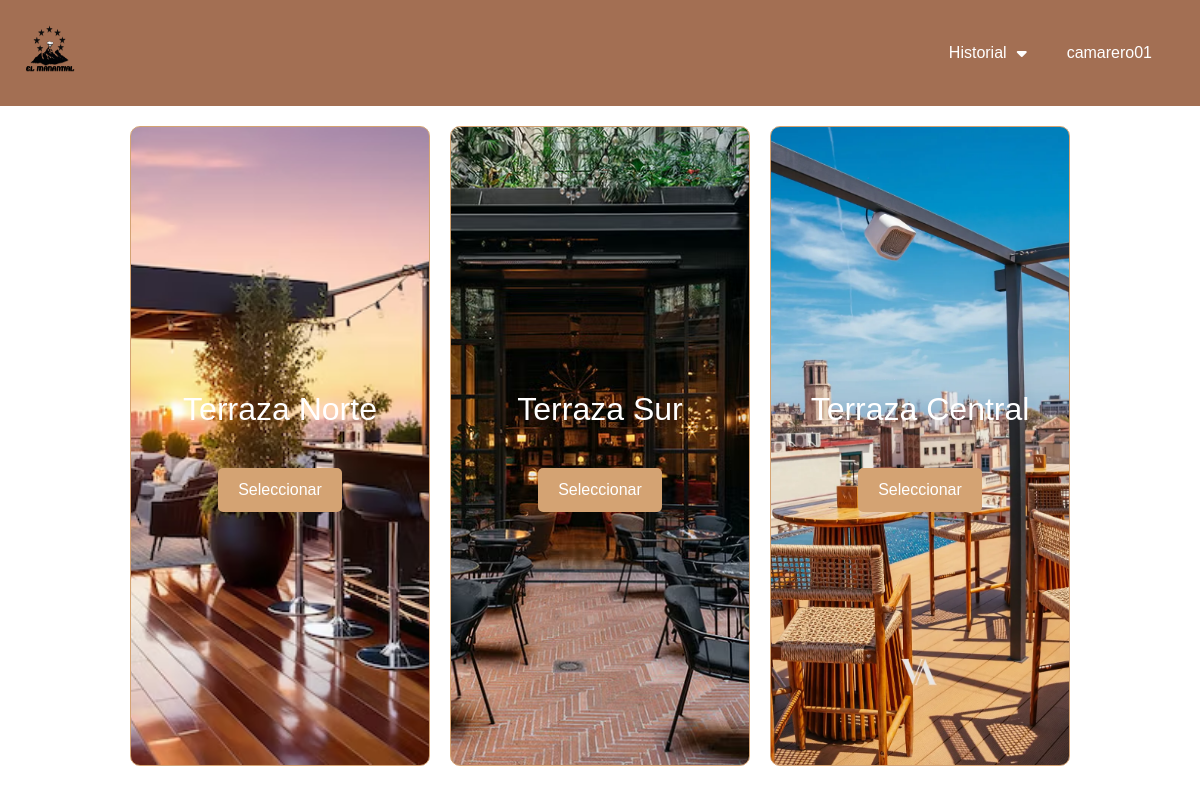
Page /procesos/procSalas.php?tipo_sala=Terraza (signed in) on the committed database.
### tables this page shows
CREATE TABLE tbl_sala (
    id_sala INT AUTO_INCREMENT PRIMARY KEY,
    nombre_sala VARCHAR(50) NOT NULL,
    id_tipo_sala INT NOT NULL,
    capacidad_total INT NOT NULL,
    num_mesas_sala INT NOT NULL,
    FOREIGN KEY (id_tipo_sala) REFERENCES tbl_tipo_sala(id_tipo_sala)
);

### procesos/procSalas.php (the view, shortened to what this page needs)
<?php
include_once '../db/conexion.php';
$sala_seleccionada = isset($_GET['tipo_sala']) ? htmlspecialchars($_GET['tipo_sala']) : null;
if (isset($sala_seleccionada)) {
    $query = $conexion->prepare("
        SELECT
            tbl_sala.id_sala,
            tbl_sala.nombre_sala,
            tbl_tipo_sala.tipo_sala
        FROM
            tbl_sala
        INNER JOIN
            tbl_tipo_sala
        ON
            tbl_sala.id_tipo_sala = tbl_tipo_sala.id_tipo_sala
        WHERE
            tbl_tipo_sala.tipo_sala = :tipo_sala
    ");
    $query->bindParam(':tipo_sala', $sala_seleccionada);
    $query->execute();
    $salas = $query->fetchAll(PDO::FETCH_ASSOC);
}
?>
<html lang="en">
<head>
    <link href="https://cdnjs.cloudflare.com/ajax/libs/font-awesome/6.0.0-beta3/css/all.min.css" rel="stylesheet">
    <link href="https://cdn.jsdelivr.net/npm/bootstrap@5.3.3/dist/css/bootstrap.min.css" rel="stylesheet"
>
    <link rel="stylesheet" href="../css/elige_sala.css">
    <link rel="stylesheet" href="../css/dashboard.css">
</head>
<body>
    <div class="navbar">
        <a href="../index.php">
            <img src="../img/icon.png" class="icon" alt="Icono">
        </a>
        <a href="./historial.php" class="right-link">Historial</a>
        <div class="user-info">
            <div class="dropdown">
                <i class="fas fa-caret-down" style="font-size: 16px; margin-right: 10px;"></i>
            </div>
            <span><?php echo $_SESSION['username']; ?></span>
        </div>
    </div>
    <form action="./gestion_salas.php" method="post" class="options">
        <?php
        foreach ($salas as $index => $sala) {
            $tipo_sala = $sala['tipo_sala'];
            $nombre_sala = $sala['nombre_sala'];
            $id_sala = $sala['id_sala'];
            $background_class = '';
            switch ($tipo_sala) {
                case 'Terraza':
                    $background_class = 'terraza' . (($index % 3) + 1);
                    break;
            }
            ?>
            <div class="option <?php echo htmlspecialchars($background_class); ?>">
                <h2><?php echo htmlspecialchars($nombre_sala); ?></h2>
                <div class="button-container">
                    <button type="submit" name="sala" value="<?php echo htmlspecialchars($id_sala); ?>"
                        class="select-button">
                        Seleccionar
                    </button>
                </div>
            </div>
        <?php } ?>
    </form>
</body>
</html>

### css/elige_sala.css (style rules this page uses)
body { font-family: Arial, sans-serif; margin: 0; padding: 0; height: 100vh; }
.navbar { background-color: #a36f53; color: #fff; padding: 8px; display: flex; justify-content: space-between; align-items: center; }
.icon { height: 60px; width: 40px; }
.navbar .user-info { display: flex; align-items: center; margin-right: 20px; }
.navbar .user-info span { margin-left: 40px; margin-right: 20px; }
.dropdown i { margin-right: 25px; }
.dropdown { position: relative; display: inline-block; margin-right: 20px; }
.options { display: flex; justify-content: space-between; margin: 20px auto; width: 80%; height: 75%; }
.option { flex: 1; margin: 0 10px; padding: 20px; text-align: center; border: 1px solid #ccc; background-size: cover; background-position: center; color: white; display: flex; flex-direction: column; justify-content: center; height: 100%; border: none; border-radius: 10px; border: 1px solid #d4a373; border-radius: 10px; transition: border-color 0.3s ease, box-shadow 0.3s ease; }
.option h2 { margin: 0; padding: 10px; text-decoration: none; }
.button-container { margin-top: 30px; display: flex; justify-content: center; }
.option .select-button { padding: 10px 20px; border: none; background-color: #d4a373; color: white; cursor: pointer; border-radius: 5px; text-decoration: none; display: inline-block; transition: background-color 0.3s; }
.option.terraza1 { background-image: url('../img/salas/terraza1.jpeg'); }
.option.terraza2 { background-image: url('../img/salas/terraza2.jpeg'); }
.option.terraza3 { background-image: url('../img/salas/terraza3.jpeg'); }

### css/dashboard.css (style rules this page uses)
body { font-family: Arial, sans-serif; margin: 0; padding: 0; height: 100vh; }
.navbar { background-color: #a36f53; color: #fff; padding: 8px; display: flex; justify-content: space-between; align-items: center; }
.icon { height: 90px; width: 85px; }
.navbar .user-info { display: flex; align-items: center; }
.navbar .user-info span { margin-left: 10px; }
.right-link { margin-left: auto; text-decoration: none; color: white; font-size: 16px; }
.dropdown { position: relative; display: inline-block; margin-left: 10px; }
.dropdown i { margin-right: 10px; }
.options { display: flex; justify-content: space-between; margin: 20px auto; width: 80%; height: 80%; }
.option { flex: 1; margin: 0 10px; padding: 20px; text-align: center; color: white; display: flex; flex-direction: column; justify-content: center; border-radius: 10px; border: 1px solid #d4a373; transition: border-color 0.3s ease, box-shadow 0.3s ease; }
.option h2 { margin: 0; padding: 10px; }
.button-container { margin-top: 30px; display: flex; justify-content: center; }
.option .select-button { padding: 10px 20px; border: none; background-color: #d4a373; color: white; cursor: pointer; border-radius: 5px; text-decoration: none; display: inline-block; transition: background-color 0.3s; }

### rows in the picture
tbl_sala: shows a picture, nombre_sala "Terraza Norte", $id_sala 1 (drawn)
tbl_sala: shows a picture, nombre_sala "Terraza Sur", $id_sala 2 (drawn)
tbl_sala: shows a picture, nombre_sala "Terraza Central", $id_sala 3 (drawn)

### other values in the picture
$_SESSION['username'] "camarero01"
